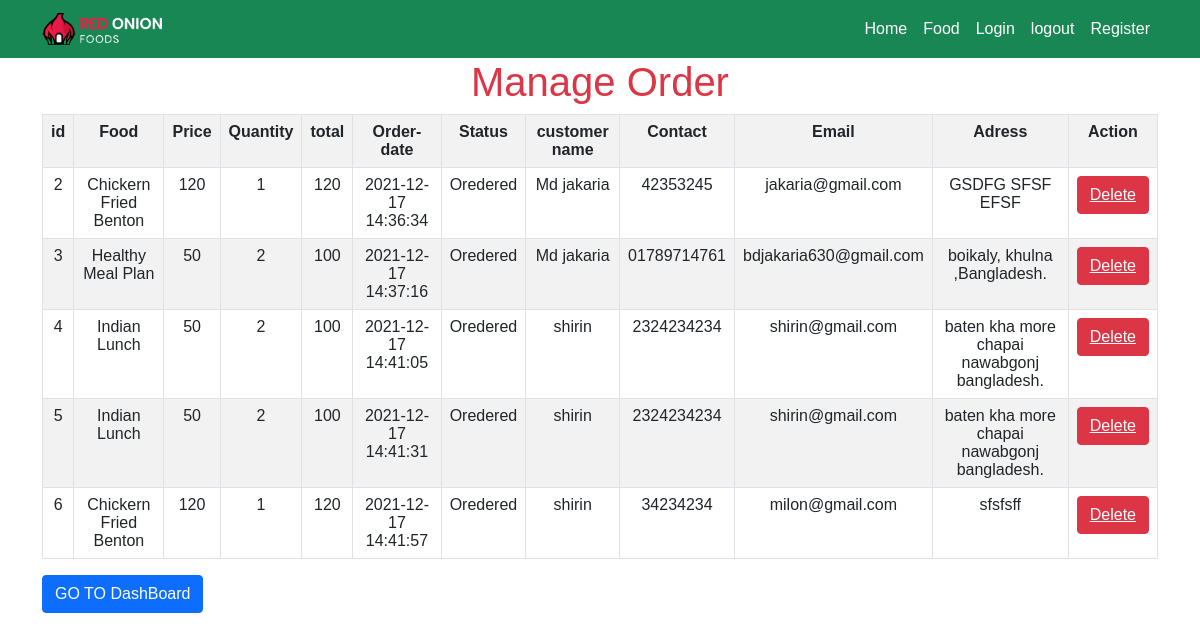
Screenshot of /manageorder.php with the database file from the repository.
### tables this page shows
CREATE TABLE `food_order` (
  `id` int(50) NOT NULL,
  `food` varchar(200) NOT NULL,
  `price` int(20) NOT NULL,
  `qty` int(10) NOT NULL,
  `total` int(100) NOT NULL,
  `order_date` datetime DEFAULT NULL,
  `status` varchar(200) NOT NULL,
  `customer_name` varchar(200) NOT NULL,
  `customer_contact` varchar(200) NOT NULL,
  `customer_email` varchar(200) NOT NULL,
  `customer_address` varchar(200) NOT NULL
);

### manageorder.php (the view, shortened to what this page needs)
<?php
include('nav.php');
?>
<!DOCTYPE html>
<html lang="en">
<head>
    <link rel="stylesheet" href="./css/bootstrap.min.css">
    <link rel="stylesheet" href="./css/style.css">
</head>
<body>
    <div class="container ">
        <div class="col-lg-12">
            <h1 class="text-danger text-center">Manage Order</h1>
            <table class="table table-striped table-bordered">
                <tr class="text-center">
                    <th>id</th>
                    <th>Food</th>
                    <th>Price</th>
                    <th>Quantity</th>
                    <th>total</th>
                    <th>Order-date</th>
                    <th>Status</th>
                    <th>customer name</th>
                    <th>Contact</th>
                    <th>Email</th>
                    <th>Adress</th>
                    <th>Action</th>
                </tr>
                <?php
                include('connection.php');
                $q = "SELECT * FROM  food_order";
                $query = mysqli_query($con, $q) or
                    die(mysqli_error($con));
                while ($res = mysqli_fetch_array($query)) {
                ?>
                    <tr class="text-center">
                        <td><?php echo $res['id']; ?></td>
                        <td><?php echo $res['food']; ?></td>
                        <td><?php echo $res['price']; ?></td>
                        <td><?php echo $res['qty']; ?></td>
                        <td><?php echo $res['total']; ?></td>
                        <td><?php echo $res['order_date']; ?></td>
                        <td><?php echo $res['status']; ?></td>
                        <td><?php echo $res['customer_name']; ?></td>
                        <td><?php echo $res['customer_contact']; ?></td>
                        <td><?php echo $res['customer_email']; ?></td>
                        <td><?php echo $res['customer_address']; ?></td>
                        <td> <button class=" btn btn-danger "> <a href=" deleteorder.php?id=<?php echo $res['id']; ?>" class="text-white"> Delete </a> </button> </td>
                    </tr>
                <?php
                }
                ?>
            </table>
            <a href="admin.php"> <button class="btn btn-primary">GO TO DashBoard</button></a>
        </div>
    </div>
</body>
</html>

### css/style.css (style rules this page uses)
body { font-family: 'Poppins', sans-serif; }

### rows the page displays
food_order: id "2", food "Chickern Fried Benton", price "120", qty "1", total "120", order_date "2021-12-17 14:36:34", status "Oredered", customer_name "Md jakaria", customer_contact "42353245", customer_email "jakaria@gmail.com", customer_address "GSDFG SFSF EFSF"
food_order: id "3", food "Healthy Meal Plan", price "50", qty "2", total "100", order_date "2021-12-17 14:37:16", status "Oredered", customer_name "Md jakaria", customer_contact "01789714761", customer_email "bdjakaria630@gmail.com", customer_address "boikaly, khulna ,Bangladesh."
food_order: id "4", food "Indian Lunch", price "50", qty "2", total "100", order_date "2021-12-17 14:41:05", status "Oredered", customer_name "shirin", customer_contact "2324234234", customer_email "shirin@gmail.com", customer_address "baten kha more chapai nawabgonj bangladesh."
food_order: id "5", food "Indian Lunch", price "50", qty "2", total "100", order_date "2021-12-17 14:41:31", status "Oredered", customer_name "shirin", customer_contact "2324234234", customer_email "shirin@gmail.com", customer_address "baten kha more chapai nawabgonj bangladesh."
food_order: id "6", food "Chickern Fried Benton", price "120", qty "1", total "120", order_date "2021-12-17 14:41:57", status "Oredered", customer_name "shirin", customer_contact "34234234", customer_email "milon@gmail.com", customer_address "sfsfsff"
